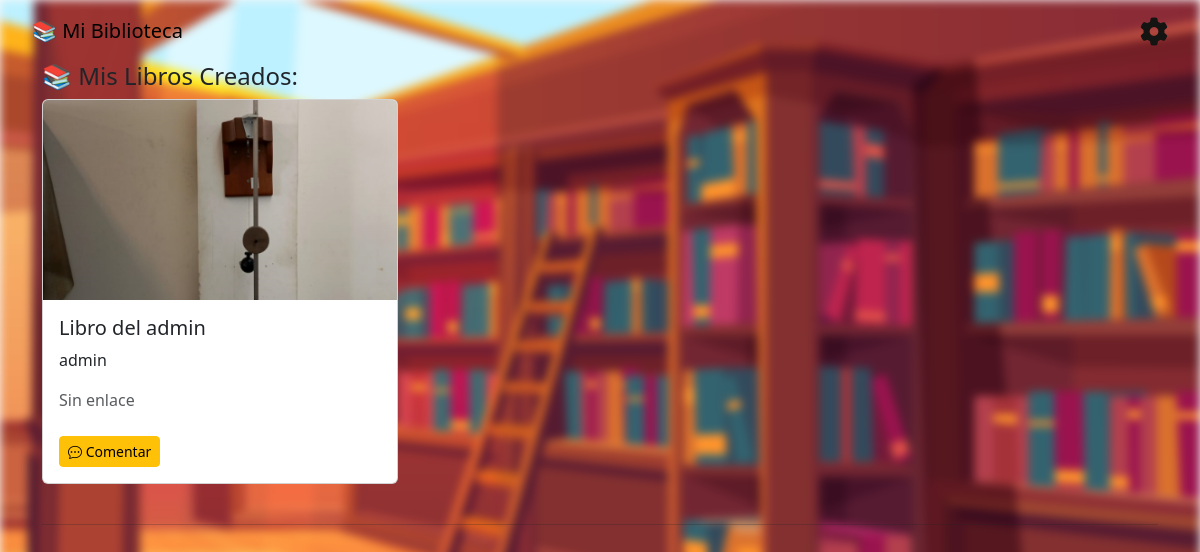
The page /mis-libros/ (signed in) on the database its author committed.
### modulo/models.py (models this page shows, shortened)
class Libro(models.Model):
    titulo = models.CharField(max_length=200)
    autor = models.CharField(max_length=200)
    ISBN = models.CharField(max_length=13, blank=True)
    fecha_publicacion = models.DateField(default='2000-01-01')
    categoria = models.ForeignKey(Categoria, on_delete=models.SET_NULL, null=True)
    portada = models.ImageField(upload_to='portadas/', blank=True, null=True)
    link = models.URLField(max_length=500, blank=True)
    creado_por_usuario = models.BooleanField(default=False)
    slug_titulo = models.SlugField(max_length=255, unique=False, blank=True)
    slug_autor = models.SlugField(max_length=255, unique=False, blank=True)
    usuario_creador = models.ForeignKey(User, on_delete=models.SET_NULL, null=True, blank=True)
    descripcion = models.TextField(blank=True, null=True) # Añade descripción si no la tenías
    fecha_creacion_usuario = models.DateTimeField(auto_now_add=True, null=True, blank=True) # Para la fecha de creación por usuario

### modulo/views.py (the view)
# urls.py: path('mis-libros/', views.libros_creados, name='libros_creados'),
@login_required
def libros_creados(request):
    libros_usuario = Libro.objects.filter(usuario_creador=request.user).order_by('-fecha_creacion_usuario')
    context = {
        'libros_usuario': libros_usuario,
    }
    return render(request, 'modulo/libros_creados.html', context)

### modulo/templates/modulo/libros_creados.html (shortened to what this page needs)
{% extends 'modulo/base.html' %}
{% block content %}
    <h4>📚 Mis Libros Creados:</h4>
    <div class="row">
        {% for libro_usuario in libros_usuario %}
            <div class="col-md-4 mb-3">
                <div class="card h-100">
                    {% if libro_usuario.portada %}
                        <img src="{{ libro_usuario.portada.url }}" class="card-img-top" style="height: 200px; object-fit: cover;">
                    {% endif %}
                    <div class="card-body">
                        <h5 class="card-title">{{ libro_usuario.titulo }}</h5>
                        <p class="card-text">{{ libro_usuario.autor }}</p>
                        {% if libro_usuario.link %}
                            <a href="{{ libro_usuario.link }}" target="_blank" class="btn btn-sm btn-outline-primary">Ver online</a>
                        {% else %}
                            <p class="text-muted">Sin enlace</p>
                        {% endif %}
                        <a href="{% url 'comentarios_libro' titulo_slug=libro_usuario.slug_titulo autor_slug=libro_usuario.slug_autor %}"
                           class="btn btn-warning btn-sm position-relative mt-2">
                            <i class="bi bi-chat-dots"></i> Comentar
                        </a>
                    </div>
                </div>
            </div>
        {% empty %}
            <p>No has creado ningún libro aún.</p>
        {% endfor %}
    </div>
    <hr class="my-4">
{% endblock %}

### modulo/static/modulo/css/base.css (style rules this page uses)
body { position: relative; }
body::before { content: ""; position: fixed; top: 0; left: 0; width: 100%; height: 100%; background-image: url('../img/1722.jpg'); background-size: cover; filter: blur(5px); z-index: -1; }

### rows shown on the page
Libro: portada (picture), titulo "Libro del admin", autor "admin", link "Sin enlace"
